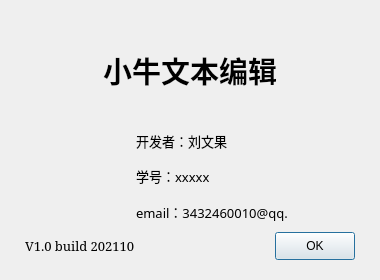
<?xml version="1.0" encoding="UTF-8"?>
<ui version="4.0">
 <class>AboutDialog</class>
 <widget class="QDialog" name="AboutDialog">
  <property name="geometry">
   <rect>
    <x>0</x>
    <y>0</y>
    <width>380</width>
    <height>280</height>
   </rect>
  </property>
  <property name="windowTitle">
   <string>Dialog</string>
  </property>
  <layout class="QVBoxLayout" name="verticalLayout">
   <property name="leftMargin">
    <number>25</number>
   </property>
   <property name="topMargin">
    <number>20</number>
   </property>
   <property name="rightMargin">
    <number>25</number>
   </property>
   <property name="bottomMargin">
    <number>20</number>
   </property>
   <item>
    <widget class="QLabel" name="labelTitle">
     <property name="font">
      <font>
       <family>SimSun</family>
       <pointsize>22</pointsize>
       <weight>75</weight>
       <bold>true</bold>
      </font>
     </property>
     <property name="text">
      <string>小牛文本编辑</string>
     </property>
     <property name="alignment">
      <set>Qt::AlignCenter</set>
     </property>
    </widget>
   </item>
   <item>
    <layout class="QHBoxLayout" name="horizontalLayout">
     <item>
      <widget class="QLabel" name="labelIcon">
       <property name="minimumSize">
        <size>
         <width>90</width>
         <height>90</height>
        </size>
       </property>
       <property name="maximumSize">
        <size>
         <width>90</width>
         <height>90</height>
        </size>
       </property>
       <property name="text">
        <string/>
       </property>
       <property name="pixmap">
        <pixmap resource="ress.qrc">:/img/note.png</pixmap>
       </property>
       <property name="scaledContents">
        <bool>true</bool>
       </property>
       <property name="alignment">
        <set>Qt::AlignCenter</set>
       </property>
      </widget>
     </item>
     <item>
      <spacer name="horizontalSpacer_2">
       <property name="orientation">
        <enum>Qt::Horizontal</enum>
       </property>
       <property name="sizeType">
        <enum>QSizePolicy::Fixed</enum>
       </property>
       <property name="sizeHint" stdset="0">
        <size>
         <width>15</width>
         <height>20</height>
        </size>
       </property>
      </spacer>
     </item>
     <item>
      <layout class="QVBoxLayout" name="layoutInfo">
       <item>
        <widget class="QLabel" name="labelDev">
         <property name="font">
          <font>
           <family>Microsoft YaHei</family>
           <pointsize>10</pointsize>
          </font>
         </property>
         <property name="text">
          <string>开发者：刘文果</string>
         </property>
        </widget>
       </item>
       <item>
        <widget class="QLabel" name="labelId">
         <property name="font">
          <font>
           <family>Microsoft YaHei</family>
           <pointsize>10</pointsize>
          </font>
         </property>
         <property name="text">
          <string>学号：xxxxx</string>
         </property>
        </widget>
       </item>
       <item>
        <widget class="QLabel" name="labelEmail">
         <property name="font">
          <font>
           <family>Microsoft YaHei</family>
           <pointsize>10</pointsize>
          </font>
         </property>
         <property name="text">
          <string>email：3432460010@qq.</string>
         </property>
        </widget>
       </item>
      </layout>
     </item>
    </layout>
   </item>
   <item>
    <layout class="QHBoxLayout" name="horizontalLayout_2">
     <item>
      <widget class="QLabel" name="labelVersion">
       <property name="font">
        <font>
         <family>SimSun</family>
         <pointsize>10</pointsize>
        </font>
       </property>
       <property name="text">
        <string>V1.0 build 202110</string>
       </property>
      </widget>
     </item>
     <item>
      <spacer name="horizontalSpacer">
       <property name="orientation">
        <enum>Qt::Horizontal</enum>
       </property>
       <property name="sizeHint" stdset="0">
        <size>
         <width>40</width>
         <height>20</height>
        </size>
       </property>
      </spacer>
     </item>
     <item>
      <widget class="QPushButton" name="okBtn">
       <property name="minimumSize">
        <size>
         <width>80</width>
         <height>28</height>
        </size>
       </property>
       <property name="text">
        <string>OK</string>
       </property>
      </widget>
     </item>
    </layout>
   </item>
  </layout>
 </widget>
 <resources>
  <include location="ress.qrc"/>
 </resources>
 <connections/>
</ui>
